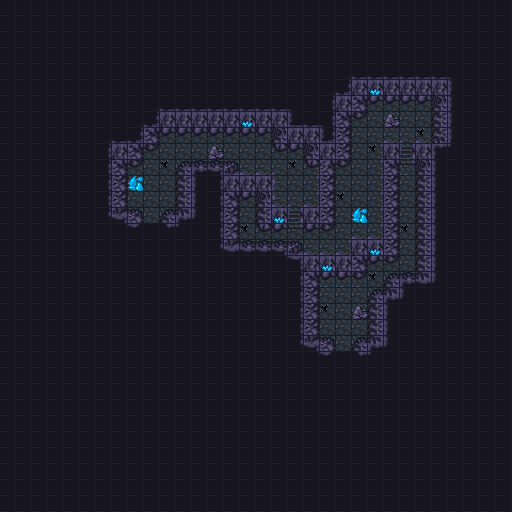

Tiled map render using the project's own tile images. Description and the map definition, with tile-layer contents summarised, below:
An orthogonal 64x64 tile map with 8x8 px tiles, 3 tile layers (BG, FG, Grid), 1 hidden layer not drawn, 5 tilesets and 54 objects (10x Event).

<map version="1.5" tiledversion="1.5.0" orientation="orthogonal" renderorder="right-down" width="64" height="64" tilewidth="8" tileheight="8" infinite="0" backgroundcolor="#000000" nextlayerid="9" nextobjectid="77">
 <properties>
  <property name="Flags" value="" />
  <property name="Max Steps" type="int" value="12" />
  <property name="Min Steps" type="int" value="4" />
  <property name="On Load Event">ifHasItem("weapon", "Rusty S")
  changeSprite("Rusty S", +1)
endIf</property>
  <property name="music" value="labyrinth" />
 </properties>
 <tileset firstgid="1" source="../../../Tiled/grid.tsx" />
 <tileset firstgid="2" source="../../../tilesets/cavern2.tsx" />
 <tileset firstgid="130" source="../../../Tiled/sprites.tsx" />
 <tileset firstgid="386" source="../../../Tiled/passability.tsx" />
 <tileset firstgid="387" source="../../../Tiled/battlers.tsx" />
 <layer id="1" name="BG" width="64" height="64">
  <data>[4096 cells, 4096 non-empty, 82 distinct tile ids]</data>
 </layer>
 <objectgroup id="7" name="Events" offsetx="0" offsety="4">
  <object id="2" name="Rusty S" type="Event" gid="149" x="240" y="200" width="16" height="24">
   <properties>
    <property name="Flags: Button" type="bool" value="true" />
    <property name="Flags: Door" type="bool" value="false" />
    <property name="Script">changeSprite(this, +2)
ifHasItem("weapon", "Rusty S")
  showOneLiner("This chest is empty.")
else
  playSoundEffect("getItem", false)
  givePlayerItem("weapon", "Rusty S")
  showOneLiner("You found a rusty sword.")
endIf
waitButtons()
hideDialog()
changeSprite(this, +1)</property>
   </properties>
  </object>
  <object id="3" name="Teleport to entrance" type="Event" gid="385" x="144" y="224" width="16" height="24">
   <properties>
    <property name="Flags: Button" type="bool" value="false" />
    <property name="Flags: Door" type="bool" value="false" />
    <property name="Script">hideScreen("maskOut", 1)
teleport("maps/town1/cavern/floor1.dat", 6, 5, "down")
showScreen("instant", 1)</property>
   </properties>
  </object>
  <object id="4" name="Teleport to floor3" type="Event" gid="385" x="336" y="352" width="16" height="24">
   <properties>
    <property name="Script">hideScreen("maskOut", 1)
teleport("maps/town1/cavern/floor3_upper.dat", 5, 10, "down")
showScreen("instant", 1)</property>
   </properties>
  </object>
  <object id="70" name="Crystals (switch=10)" type="Event" gid="385" x="128" y="176" width="16" height="24">
   <properties>
    <property name="Flags: Button" type="bool" value="true" />
    <property name="Script">ifSwitch(10, OFF)
  playSoundEffect("getItem", false)
  showOneLiner("You found some crystals.")
  givePlayerItem("treasure", "Crystal", 2)
else
  showOneLiner("There's nothing here.")
endIf
waitButtons()
turnSwitchOn(10)
hideDialog()</property>
   </properties>
  </object>
  <object id="71" name="Crystals (switch=11)" type="Event" gid="385" x="352" y="208" width="16" height="24">
   <properties>
    <property name="Flags: Button" type="bool" value="true" />
    <property name="Script">ifSwitch(11, OFF)
  playSoundEffect("getItem", false)
  showOneLiner("You found some crystals.")
  givePlayerItem("treasure", "Crystal", 2)
else
  showOneLiner("There's nothing here.")
endIf
waitButtons()
turnSwitchOn(11)
hideDialog()</property>
   </properties>
  </object>
  <object id="72" name="Crystals (switch=12)" type="Event" gid="385" x="240" y="112" width="16" height="24">
   <properties>
    <property name="Flags: Button" type="bool" value="true" />
    <property name="Script">ifSwitch(12, OFF)
  playSoundEffect("getItem", false)
  showOneLiner("You found some crystals.")
  givePlayerItem("treasure", "Crystal", 1)
else
  showOneLiner("There's nothing here.")
endIf
waitButtons()
turnSwitchOn(12)
hideDialog()</property>
   </properties>
  </object>
  <object id="73" name="Crystals (switch=13)" type="Event" gid="385" x="272" y="208" width="16" height="24">
   <properties>
    <property name="Flags: Button" type="bool" value="true" />
    <property name="Script">ifSwitch(13, OFF)
  playSoundEffect("getItem", false)
  showOneLiner("You found some crystals.")
  givePlayerItem("treasure", "Crystal", 1)
else
  showOneLiner("There's nothing here.")
endIf
waitButtons()
turnSwitchOn(13)
hideDialog()</property>
   </properties>
  </object>
  <object id="74" name="Crystals (switch=14)" type="Event" gid="385" x="368" y="80" width="16" height="24">
   <properties>
    <property name="Flags: Button" type="bool" value="true" />
    <property name="Script">ifSwitch(14, OFF)
  playSoundEffect("getItem", false)
  showOneLiner("You found some crystals.")
  givePlayerItem("treasure", "Crystal", 1)
else
  showOneLiner("There's nothing here.")
endIf
waitButtons()
turnSwitchOn(14)
hideDialog()</property>
   </properties>
  </object>
  <object id="75" name="Crystals (switch=15)" type="Event" gid="385" x="368" y="240" width="16" height="24">
   <properties>
    <property name="Flags: Button" type="bool" value="true" />
    <property name="Script">ifSwitch(15, OFF)
  playSoundEffect("getItem", false)
  showOneLiner("You found some crystals.")
  givePlayerItem("treasure", "Crystal", 1)
else
  showOneLiner("There's nothing here.")
endIf
waitButtons()
turnSwitchOn(15)
hideDialog()</property>
   </properties>
  </object>
  <object id="76" name="Crystals (switch=16)" type="Event" gid="385" x="320" y="256" width="16" height="24">
   <properties>
    <property name="Flags: Button" type="bool" value="true" />
    <property name="Script">ifSwitch(16, OFF)
  playSoundEffect("getItem", false)
  showOneLiner("You found some crystals.")
  givePlayerItem("treasure", "Crystal", 1)
else
  showOneLiner("There's nothing here.")
endIf
waitButtons()
turnSwitchOn(16)
hideDialog()</property>
   </properties>
  </object>
 </objectgroup>
 <layer id="2" name="FG" width="64" height="64">
  <data>[4096 cells, 8 non-empty, 4 distinct tile ids]</data>
 </layer>
 <objectgroup id="8" name="Regions" visible="0">
  <object id="9" template="../../../Tiled/region.tx" x="0" y="0" />
  <object id="26" template="../../../Tiled/region.tx" x="128" y="0" />
  <object id="27" template="../../../Tiled/region.tx" x="256" y="0" />
  <object id="28" template="../../../Tiled/region.tx" x="384" y="0" />
  <object id="29" template="../../../Tiled/region.tx" x="0" y="128" />
  <object id="30" template="../../../Tiled/region.tx" x="128" y="128" />
  <object id="31" template="../../../Tiled/region.tx" x="256" y="128" />
  <object id="32" template="../../../Tiled/region.tx" x="384" y="128" />
  <object id="33" template="../../../Tiled/region.tx" x="0" y="256" />
  <object id="34" template="../../../Tiled/region.tx" x="128" y="256" />
  <object id="35" template="../../../Tiled/region.tx" x="256" y="256" />
  <object id="36" template="../../../Tiled/region.tx" x="384" y="256" />
  <object id="37" template="../../../Tiled/region.tx" x="0" y="384" />
  <object id="38" template="../../../Tiled/region.tx" x="128" y="384" />
  <object id="40" template="../../../Tiled/region.tx" x="256" y="384" />
  <object id="41" template="../../../Tiled/region.tx" x="384" y="384" />
  <object id="42" gid="389" x="136" y="184" width="48" height="48" />
  <object id="43" gid="389" x="200" y="184" width="48" height="48" />
  <object id="44" gid="389" x="200" y="248" width="48" height="48" />
  <object id="45" gid="389" x="136" y="248" width="48" height="48" />
  <object id="46" gid="389" x="264" y="184" width="48" height="48" />
  <object id="47" gid="389" x="328" y="184" width="48" height="48" />
  </objectgroup>
 <layer id="6" name="Passability" width="64" height="64" visible="0">
  <data>[4096 cells, 101 non-empty, 1 distinct tile ids]</data>
 </layer>
 <layer id="3" name="Grid" width="64" height="64">
  <data>[4096 cells, 1024 non-empty, 1 distinct tile ids]</data>
 </layer>
</map>
<!-- 22 of 54 objects omitted -->
